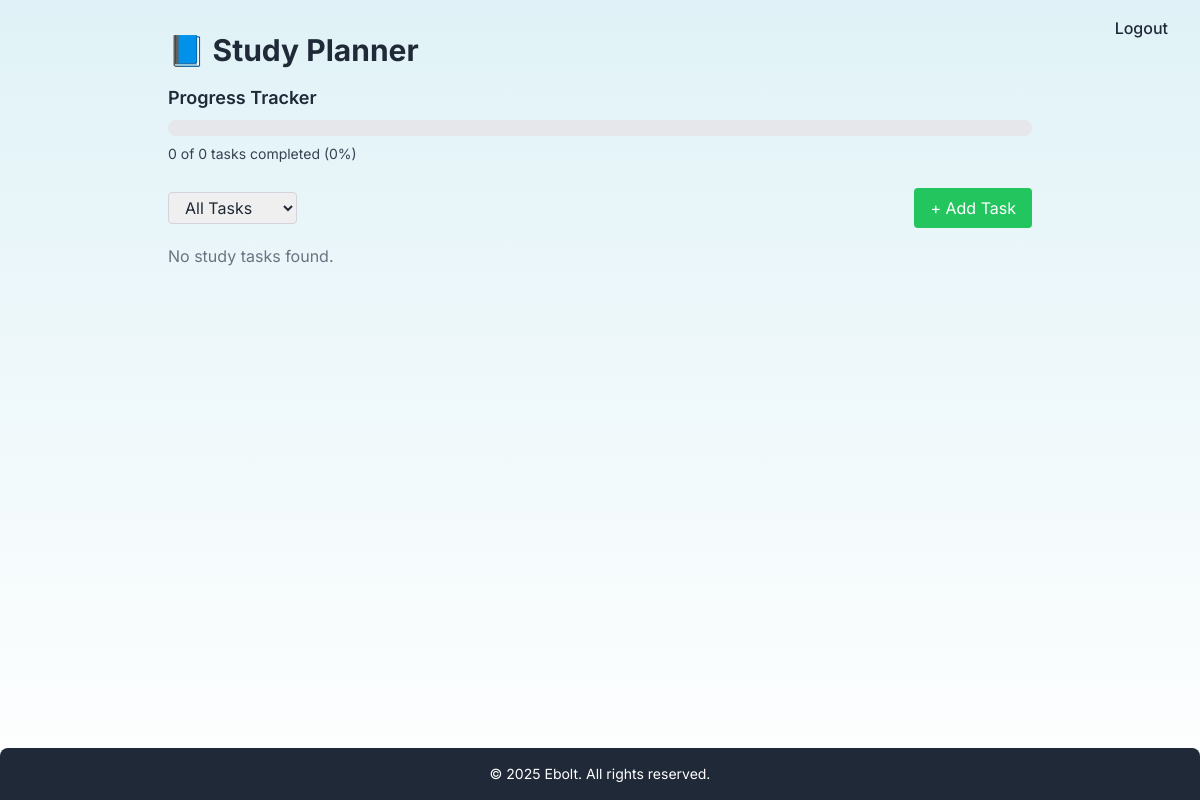
/study_planner/ (signed in), run on an earlier commit of the app's database.
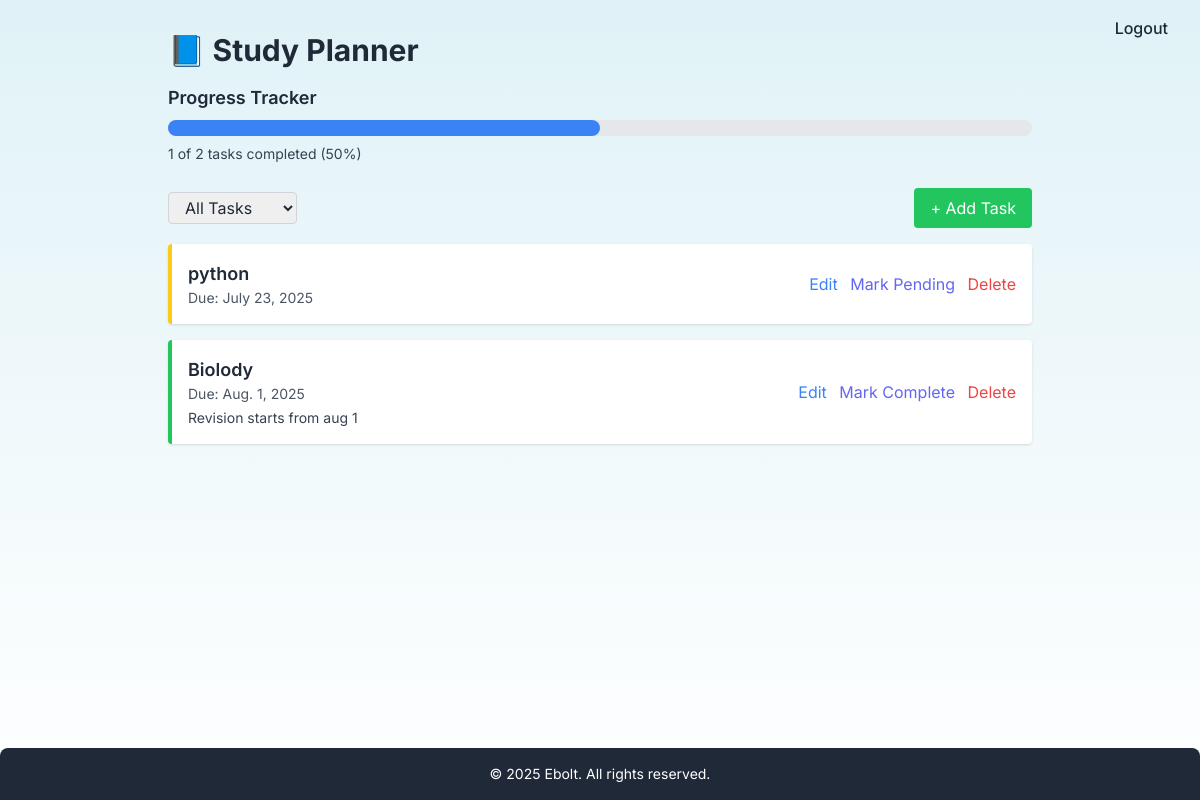
And on a later commit of the database.
### notes/models.py (models this page shows, shortened)
class StudyTask(models.Model):
    user = models.ForeignKey(User, on_delete=models.CASCADE)
    title = models.CharField(max_length=255)
    due_date = models.DateField()
    notes = models.TextField(blank=True, null=True)
    completed = models.BooleanField(default=False)
    created_at = models.DateTimeField(auto_now_add=True)

### notes/views.py (the view)
# urls.py: path('study_planner/', views.study_planner_view, name='study_planner'),
@login_required
def study_planner_view(request):
    status = request.GET.get('status', '')
    all_tasks = StudyTask.objects.filter(user=request.user)
    total = all_tasks.count()
    completed = all_tasks.filter(completed=True).count()
    percent = round((completed / total) * 100) if total > 0 else 0
    if status == "completed":
        tasks = all_tasks.filter(completed=True)
    elif status == "pending":
        tasks = all_tasks.filter(completed=False)
    else:
        tasks = all_tasks.order_by('due_date')
    return render(request, 'study_planner.html', {
        'tasks': tasks,
        'completed_tasks': completed,
        'total_tasks': total,
        'progress_percent': percent,
        'status': status,
    })

### notes/templates/study_planner.html (shortened to what this page needs)
{% extends 'base.html' %}
{% block content %}
<div class="max-w-4xl mx-auto py-8 px-4">
    <h2 class="text-3xl font-bold mb-4">📘 Study Planner</h2>
    <div class="mb-6">
        <h3 class="text-lg font-semibold mb-2">Progress Tracker</h3>
        <div class="w-full bg-gray-200 rounded-full h-4">
            <div class="bg-blue-500 h-4 rounded-full transition-all duration-300" style="width: {{ progress_percent }}%;"></div>
        </div>
        <p class="text-sm mt-2 text-gray-700">{{ completed_tasks }} of {{ total_tasks }} tasks completed ({{ progress_percent }}%)</p>
    </div>
    <div class="flex justify-between items-center mb-4">
        <form method="GET">
            <select name="status" onchange="this.form.submit()" class="px-3 py-1 rounded border border-gray-300">
                <option value="">All Tasks</option>
            </select>
        </form>
        <a href="{% url 'add_study_task' %}" class="bg-green-500 text-white px-4 py-2 rounded hover:bg-green-600">+ Add Task</a>
    </div>
    <ul class="space-y-4">
        {% for task in tasks %}
        <li class="p-4 bg-white shadow rounded border-l-4 {% if task.completed %}border-green-500{% else %}border-yellow-400{% endif %}">
            <div class="flex justify-between items-center">
                <div>
                    <h4 class="text-lg font-semibold">{{ task.title }}</h4>
                    <p class="text-sm text-gray-600">Due: {{ task.due_date }}</p>
                    {% if task.notes %}
                    <p class="text-sm text-gray-700 mt-1">{{ task.notes }}</p>
                    {% endif %}
                </div>
                <div class="space-x-2">
                    <a href="{% url 'edit_study_task' task.id %}" class="text-blue-500 hover:underline">Edit</a>
                    <a href="{% url 'toggle_task_status' task.id %}" class="text-indigo-500 hover:underline">
                        {% if task.completed %}Mark Complete{% else %}Mark Pending{% endif %}
                    </a>
                    <a href="{% url 'delete_study_task' task.id %}" class="text-red-500 hover:underline">Delete</a>
                </div>
            </div>
        </li>
        {% empty %}
        <li class="text-gray-500">No study tasks found.</li>
        {% endfor %}
    </ul>
</div>
{% endblock %}

What changed in the data, as far as the page shows it:
added StudyTask: title "python", due_date "July 23, 2025", completed "Mark Pending"
added StudyTask: title "Biolody", due_date "Aug. 1, 2025", notes "Revision starts from aug 1", completed "Mark Complete"
Also different on the page:
{{ completed_tasks }}: "0" → "1"
{{ total_tasks }}: "0" → "2"
{{ progress_percent }}: "0" → "50"
text no longer shown: "No study tasks found."
